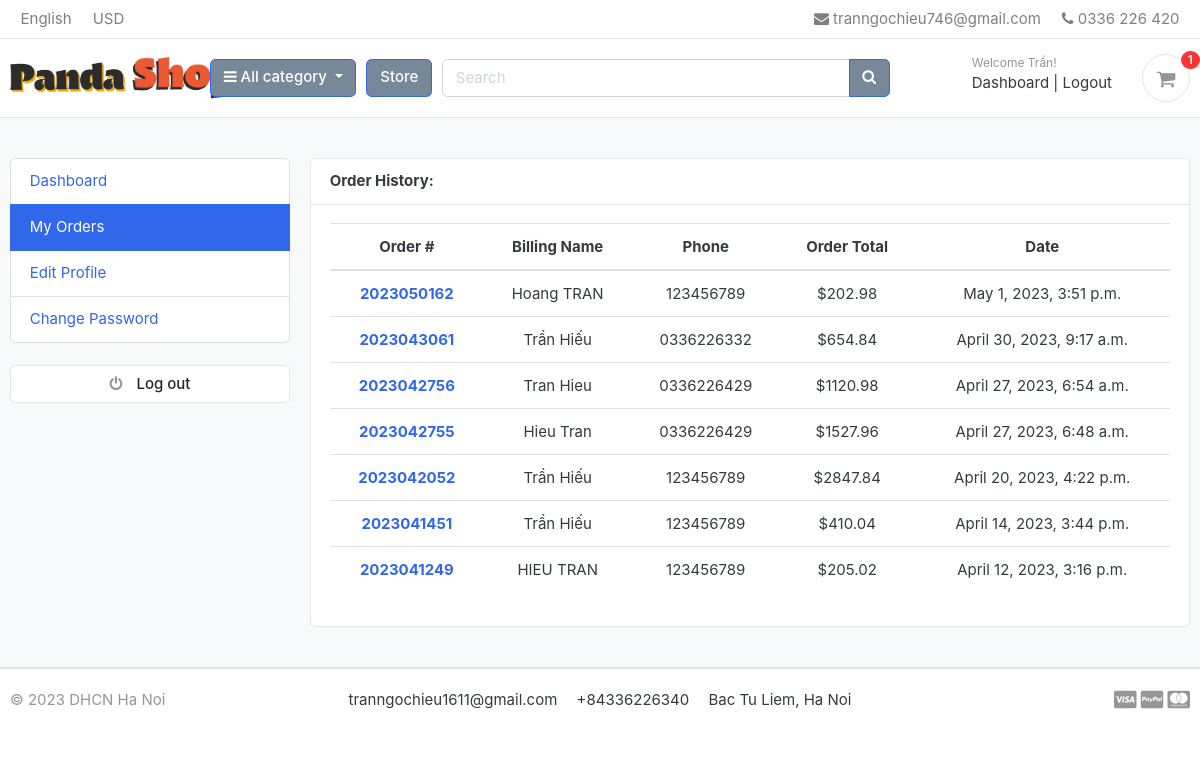
The app's page /accounts/my_orders/ (signed in) with its own data.
### accounts/models.py (models this page shows, shortened)
class Account(AbstractBaseUser, PermissionsMixin):
    first_name      = models.CharField(max_length=50)
    last_name       = models.CharField(max_length=50)
    username        = models.CharField(max_length=50, unique=True)
    email           = models.EmailField(max_length=100, unique=True)
    phone_number    = models.CharField(max_length=50)
    date_joined     = models.DateTimeField(auto_now_add=True)
    last_login      = models.DateTimeField(auto_now_add=True)
    is_admin        = models.BooleanField(default=False)
    is_staff        = models.BooleanField(default=False)
    is_active       = models.BooleanField(default=False)
    is_superadmin   = models.BooleanField(default=False)
    USERNAME_FIELD = 'email'
    REQUIRED_FIELDS = ['username', 'first_name', 'last_name']
    objects = MyAccountManager()

### orders/models.py (models this page shows, shortened)
class Order(models.Model):
    STATUS = (
        ('New', 'New'),
        ('Accepted', 'Accepted'),
        ('Completed', 'Completed'),
        ('Cancelled', 'Cancelled'),
    )
    user = models.ForeignKey(Account, on_delete=models.SET_NULL, null=True)
    payment = models.ForeignKey(Payment, on_delete=models.SET_NULL, blank=True, null=True)
    order_number = models.CharField(max_length=20)
    first_name = models.CharField(max_length=50)
    last_name = models.CharField(max_length=50)
    phone = models.CharField(max_length=15)
    email = models.EmailField(max_length=50)
    address_line_1 = models.CharField(max_length=50)
    address_line_2 = models.CharField(max_length=50, blank=True)
    country = models.CharField(max_length=50)
    state = models.CharField(max_length=50)
    city = models.CharField(max_length=50)
    order_note = models.CharField(max_length=100, blank=True)
    order_total = models.FloatField()
    tax = models.FloatField()
    status = models.CharField(max_length=10, choices=STATUS, default='New')
    ip = models.CharField(blank=True, max_length=20)
    is_ordered = models.BooleanField(default=False)
    created_at = models.DateTimeField(auto_now_add=True)
    updated_at = models.DateTimeField(auto_now=True)
    def full_name(self):
        return f'{self.first_name} {self.last_name}'

### accounts/views.py (the view)
# urls.py: path('my_orders/', views.my_orders, name="my_orders"),
@login_required(login_url = 'login')
def my_orders(request):
    orders = Order.objects.filter(user=request.user, is_ordered=True).order_by('-created_at')
    context = {
        'orders': orders,
    }
    return render(request, 'accounts/my_orders.html', context)

### carts/context_processors.py (called while the page is built)
def counter(request):
    cart_count = 0
    if 'admin' in request.path:
        return {}
    else:
        try:
            cart = Cart.objects.filter(cart_id=_cart_id(request))
            if request.user.is_authenticated:
                cart_items = CartItem.objects.all().filter(user=request.user)
            else:
                cart_items = CartItem.objects.all().filter(cart=cart[:1])
            for cart_item in cart_items:
                cart_count += cart_item.quantity
        except Cart.DoesNotExist:
            cart_count = 0
    return dict(cart_count=cart_count)

### carts/views.py (called while the page is built)
def _cart_id(request):
    cart = request.session.session_key
    if not cart:
        cart = request.session.create()
    return cart

### category/context_processors.py (called while the page is built)
def menu_links(request):
    links = Category.objects.all()
    return dict(links=links)

### category/models.py (called while the page is built)
    def get_url(self):
        return reverse('product_by_category', args=[self.slug])

### Template/accounts/my_orders.html (shortened to what this page needs)
{% extends 'base.html' %}
{% load static %}
{% block content %}
<section class="section-conten padding-y bg">
    <div class="container">
        <div class="row">
        {% include 'includes/dashboard_sidebar.html' %}
        <main class="col-md-9">
            <article class="card">
            <header class="card-header">
                <strong class="d-inline-block mr-3">Order History:</strong>
            </header>
            <div class="card-body">
                <div class="row" style="text-align: center;">
                    <div class="col-md-12">
                        <table class="table table-hover">
                            <thead>
                                <tr>
                                    <th scope="col">Order #</th>
                                    <th scope="col">Billing Name</th>
                                    <th scope="col">Phone</th>
                                    <th scope="col">Order Total</th>
                                    <th scope="col">Date</th>
                                </tr>
                            </thead>
                            <tbody>
                            {% for order in orders %}
                                <tr>
                                    <th scope="row"><a href="{% url 'order_detail' order.order_number %}">{{ order.order_number }}</a></th>
                                    <td>{{ order.full_name }}</td>
                                    <td>{{ order.phone }}</td>
                                    <td>${{ order.order_total }}</td>
                                    <td>{{ order.created_at }}</td>
                                </tr>
                            {% endfor %}
                            </tbody>
                          </table>
                    </div>
                </div>
            </div>
            </article>
        </main>
    </div>
    </div>
</section>
{% endblock %}

### Template/includes/navbar.html (shortened to what this page needs)
{% load static %}
<header class="section-header">
    <nav class="navbar p-md-0 navbar-expand-sm navbar-light border-bottom">
    <div class="container">
      <div class="collapse navbar-collapse" id="navbarTop4">
        <ul class="navbar-nav mr-auto">
            <li class="nav-item dropdown">
                 <a href="#" class="nav-link">   English </a>
            </li>
            <li class="nav-item dropdown">
                <a href="#" class="nav-link"> USD </a>
            </li>
        </ul>
        <ul class="navbar-nav">
            <li><a href="#" class="nav-link"> <i class="fa fa-envelope"></i> tranngochieu746@gmail.com </a></li>
            <li><a href="#" class="nav-link"> <i class="fa fa-phone"></i> 0336 226 420</a></li>
        </ul>
      </div>
    </div>
    </nav>
    <section class="header-main border-bottom">
        <div class="container">
    <div class="row align-items-center">
        <div class="col-lg-2 col-md-3 col-6">
            <a href="{% url 'home' %}" class="brand-wrap">
                <img class="logo" src="{% static './images/Panda1.jpg' %}">
            </a>
        </div>
        <div class="col-lg col-sm col-md col-6 flex-grow-0">
            <div class="category-wrap dropdown d-inline-block float-right">
                <button type="button" class="btn btn-primary dropdown-toggle" data-toggle="dropdown" style="background-color: lightslategray;">
                    <i class="fa fa-bars"></i> All category
                </button>
            </div>
        </div>
        <a href="{% url 'store' %}" class="btn btn-outline-primary" style="background-color: lightslategray; color: white;">Store</a>
        <div class="col-lg  col-md-6 col-sm-12 col">
            <form action="{% url 'search' %}" class="search" method="GET">
                <div class="input-group w-100">
                    <input type="text" class="form-control" style="width:60%;" placeholder="Search", name="keyword">
                    <div class="input-group-append">
                      <button class="btn btn-primary" type="submit" style="background-color: lightslategray;">
                        <i class="fa fa-search"></i>
                      </button>
                    </div>
                </div>
            </form>
        </div>
        <div class="col-lg-3 col-sm-6 col-8 order-2 order-lg-3">
                    <div class="d-flex justify-content-end mb-3 mb-lg-0">
                        {% if user.id is None %}
                        <div class="widget-header">
                            <small class="title text-muted">Welcome guest!</small>
                            <div>
                                <a href="{% url 'login' %}">Sign in</a> <span class="dark-transp"> | </span>
                                <a href="{% url 'register' %}"> Register</a>
                            </div>
                        </div>
                        {% else %}
                        <div class="widget-header">
                            <small class="title text-muted">Welcome {{user.first_name}}!</small>
                            <div>
                                <a href="{% url 'dashboard' %}">Dashboard</a> <span class="dark-transp"> | </span>
                                <a href="{% url 'logout' %}">Logout</a>
                            </div>
                        </div>
                        {% endif %}
                        <a href="{% url 'cart' %}" class="widget-header pl-3 ml-3">
                            <div class="icon icon-sm rounded-circle border"><i class="fa fa-shopping-cart"></i></div>
                            <span class="badge badge-pill badge-danger notify">{{ cart_count }}</span>
                        </a>
                    </div>
                </div>
    </div>
        </div>
    </section>
</header>

### static/css/ui.css (style rules this page uses)
html { font-family: "Inter", sans-serif; font-size: 15px; }
.icon-xs, .icon-sm, .icon-md, .icon-lg { display: inline-block; text-align: center; flex-shrink: 0; flex-grow: 0; }
.icon-sm { width: 48px; height: 48px; line-height: 48px !important; font-size: 20px; }
.padding-y { padding-top: 40px; padding-bottom: 40px; }
article:after, .form-group:after { display: block; clear: both; content: ""; }
.bg { background-color: #f8f9fa; }
.header-main { position: relative; padding-top: 1rem; padding-bottom: 1rem; }
.brand-wrap .logo, .navbar-brand .logo { margin-right: 7px; max-height: 42px; display: inline-block; }
.widget-header { display: inline-block; vertical-align: middle; position: relative; }
.widget-header a { color: #343a40; }
.widget-header i { color: #969696; }
.widget-header .title { display: block; }
.widget-header .notify { position: absolute; top: -3px; right: -10px; }
.notify { position: absolute; top: -4px; right: -10px; display: inline-block; padding: 0.25em 0.6em; font-size: 12px; line-height: 1; text-align: center; border-radius: 3rem; color: #fff; background-color: #fa3434; }

### records on screen
Account: first_name "Trần"
Order: order_number "2023050162", full_name "Hoang TRAN", phone "123456789", order_total "202.98", created_at "May 1, 2023, 3:51 p.m."
Order: order_number "2023043061", full_name "Trần Hiếu", phone "0336226332", order_total "654.84", created_at "April 30, 2023, 9:17 a.m."
Order: order_number "2023042756", full_name "Tran Hieu", phone "0336226429", order_total "1120.98", created_at "April 27, 2023, 6:54 a.m."
Order: order_number "2023042755", full_name "Hieu Tran", phone "0336226429", order_total "1527.96", created_at "April 27, 2023, 6:48 a.m."
Order: order_number "2023042052", full_name "Trần Hiếu", phone "123456789", order_total "2847.84", created_at "April 20, 2023, 4:22 p.m."
Order: order_number "2023041451", full_name "Trần Hiếu", phone "123456789", order_total "410.04", created_at "April 14, 2023, 3:44 p.m."
Order: order_number "2023041249", full_name "HIEU TRAN", phone "123456789", order_total "205.02", created_at "April 12, 2023, 3:16 p.m."

### other values on screen
{{ cart_count }} "1"
